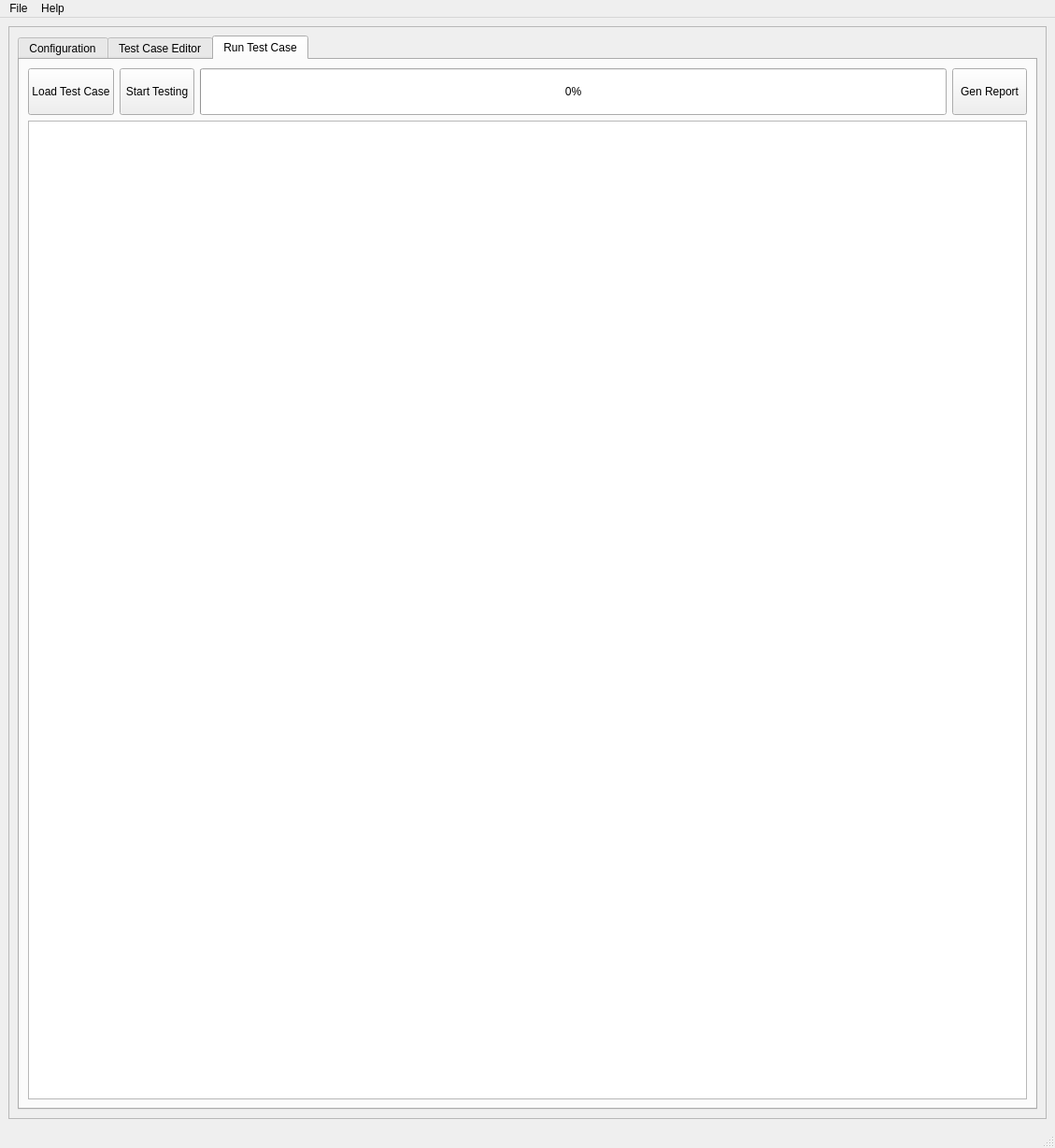
<?xml version="1.0" encoding="UTF-8"?>
<ui version="4.0">
 <class>MainWindow</class>
 <widget class="QMainWindow" name="MainWindow">
  <property name="geometry">
   <rect>
    <x>0</x>
    <y>0</y>
    <width>1129</width>
    <height>1228</height>
   </rect>
  </property>
  <property name="windowTitle">
   <string>MainWindow</string>
  </property>
  <widget class="QWidget" name="centralwidget">
   <layout class="QGridLayout" name="gridLayout_2">
    <item row="0" column="0">
     <widget class="QScrollArea" name="scrollArea_2">
      <property name="widgetResizable">
       <bool>true</bool>
      </property>
      <widget class="QWidget" name="scrollAreaWidgetContents_2">
       <property name="geometry">
        <rect>
         <x>0</x>
         <y>0</y>
         <width>1109</width>
         <height>1155</height>
        </rect>
       </property>
       <layout class="QGridLayout" name="gridLayout_7">
        <item row="0" column="0">
         <widget class="QTabWidget" name="tabWidget_2">
          <property name="currentIndex">
           <number>2</number>
          </property>
          <widget class="QWidget" name="IntraTest">
           <attribute name="title">
            <string>Configuration</string>
           </attribute>
           <layout class="QGridLayout" name="gridLayout_6">
            <item row="1" column="0">
             <widget class="QGroupBox" name="groupBox_Testing">
              <property name="minimumSize">
               <size>
                <width>0</width>
                <height>150</height>
               </size>
              </property>
              <property name="title">
               <string>Testing Configuration</string>
              </property>
              <layout class="QGridLayout" name="gridLayout_8">
               <item row="2" column="0">
                <layout class="QHBoxLayout" name="horizontalLayout_10">
                 <item>
                  <widget class="QLabel" name="label_9">
                   <property name="minimumSize">
                    <size>
                     <width>120</width>
                     <height>0</height>
                    </size>
                   </property>
                   <property name="text">
                    <string>Elf File For Testing</string>
                   </property>
                  </widget>
                 </item>
                 <item>
                  <widget class="QLineEdit" name="lineEdit_elf_file"/>
                 </item>
                 <item>
                  <widget class="QPushButton" name="pushButton_elf_file">
                   <property name="minimumSize">
                    <size>
                     <width>150</width>
                     <height>0</height>
                    </size>
                   </property>
                   <property name="text">
                    <string>Select Elf File for testing</string>
                   </property>
                  </widget>
                 </item>
                 <item>
                  <widget class="QCheckBox" name="checkBox_elf_file">
                   <property name="text">
                    <string>RelativePath</string>
                   </property>
                   <property name="checked">
                    <bool>true</bool>
                   </property>
                  </widget>
                 </item>
                </layout>
               </item>
               <item row="1" column="1">
                <spacer name="horizontalSpacer">
                 <property name="orientation">
                  <enum>Qt::Orientation::Horizontal</enum>
                 </property>
                 <property name="sizeType">
                  <enum>QSizePolicy::Policy::Minimum</enum>
                 </property>
                 <property name="sizeHint" stdset="0">
                  <size>
                   <width>80</width>
                   <height>0</height>
                  </size>
                 </property>
                </spacer>
               </item>
               <item row="0" column="0">
                <layout class="QHBoxLayout" name="horizontalLayout_8">
                 <item>
                  <widget class="QLabel" name="label_7">
                   <property name="minimumSize">
                    <size>
                     <width>120</width>
                     <height>0</height>
                    </size>
                   </property>
                   <property name="text">
                    <string>Trace32 Path</string>
                   </property>
                  </widget>
                 </item>
                 <item>
                  <widget class="QLineEdit" name="lineEdit_trace32_path"/>
                 </item>
                 <item>
                  <widget class="QPushButton" name="pushButton_trace32_path">
                   <property name="minimumSize">
                    <size>
                     <width>150</width>
                     <height>0</height>
                    </size>
                   </property>
                   <property name="text">
                    <string>Select Trace32 file</string>
                   </property>
                  </widget>
                 </item>
                 <item>
                  <widget class="QCheckBox" name="checkBox_trace32_path">
                   <property name="text">
                    <string>RelativePath</string>
                   </property>
                  </widget>
                 </item>
                </layout>
               </item>
               <item row="3" column="0">
                <layout class="QHBoxLayout" name="horizontalLayout_11">
                 <item>
                  <widget class="QLabel" name="label_10">
                   <property name="minimumSize">
                    <size>
                     <width>120</width>
                     <height>0</height>
                    </size>
                   </property>
                   <property name="text">
                    <string>CAN Device</string>
                   </property>
                  </widget>
                 </item>
                 <item>
                  <widget class="QComboBox" name="comboBox_can_device">
                   <item>
                    <property name="text">
                     <string>Vector VN1640A</string>
                    </property>
                   </item>
                   <item>
                    <property name="text">
                     <string>Vector VN1630A</string>
                    </property>
                   </item>
                  </widget>
                 </item>
                </layout>
               </item>
               <item row="1" column="0">
                <layout class="QHBoxLayout" name="horizontalLayout_9">
                 <item>
                  <widget class="QLabel" name="label_8">
                   <property name="minimumSize">
                    <size>
                     <width>120</width>
                     <height>0</height>
                    </size>
                   </property>
                   <property name="text">
                    <string>Setup CMM Script</string>
                   </property>
                  </widget>
                 </item>
                 <item>
                  <widget class="QLineEdit" name="lineEdit_setup_cmm"/>
                 </item>
                 <item>
                  <widget class="QPushButton" name="pushButton_setup_cmm">
                   <property name="minimumSize">
                    <size>
                     <width>150</width>
                     <height>0</height>
                    </size>
                   </property>
                   <property name="text">
                    <string>Select setup CMM scipt</string>
                   </property>
                  </widget>
                 </item>
                 <item>
                  <widget class="QCheckBox" name="checkBox_setup_cmm">
                   <property name="text">
                    <string>RelativePath</string>
                   </property>
                  </widget>
                 </item>
                </layout>
               </item>
              </layout>
             </widget>
            </item>
            <item row="0" column="0">
             <widget class="QGroupBox" name="groupBox">
              <property name="title">
               <string>Basic Configuration</string>
              </property>
              <layout class="QGridLayout" name="gridLayout_3">
               <item row="2" column="0">
                <layout class="QHBoxLayout" name="horizontalLayout_7">
                 <item>
                  <widget class="QLabel" name="label_6">
                   <property name="minimumSize">
                    <size>
                     <width>120</width>
                     <height>0</height>
                    </size>
                   </property>
                   <property name="text">
                    <string>Rte Gen Folder</string>
                   </property>
                  </widget>
                 </item>
                 <item>
                  <widget class="QLineEdit" name="lineEdit_rte_gen_folder"/>
                 </item>
                 <item>
                  <widget class="QPushButton" name="pushButton_rte_gen_folder">
                   <property name="minimumSize">
                    <size>
                     <width>150</width>
                     <height>0</height>
                    </size>
                   </property>
                   <property name="text">
                    <string>Select RTE Gen Folder</string>
                   </property>
                  </widget>
                 </item>
                 <item>
                  <widget class="QCheckBox" name="checkBox_rte_gen_folder">
                   <property name="text">
                    <string>RelativePath</string>
                   </property>
                   <property name="checked">
                    <bool>true</bool>
                   </property>
                  </widget>
                 </item>
                </layout>
               </item>
               <item row="1" column="0">
                <layout class="QHBoxLayout" name="horizontalLayout_3">
                 <item>
                  <widget class="QLabel" name="label_2">
                   <property name="minimumSize">
                    <size>
                     <width>120</width>
                     <height>0</height>
                    </size>
                   </property>
                   <property name="text">
                    <string>DBC</string>
                   </property>
                  </widget>
                 </item>
                 <item>
                  <widget class="QLineEdit" name="lineEdit_dbc"/>
                 </item>
                 <item>
                  <widget class="QPushButton" name="pushButton_dbc_file">
                   <property name="minimumSize">
                    <size>
                     <width>150</width>
                     <height>0</height>
                    </size>
                   </property>
                   <property name="text">
                    <string>Select DBC File</string>
                   </property>
                  </widget>
                 </item>
                 <item>
                  <widget class="QCheckBox" name="checkBox_dbc_file">
                   <property name="text">
                    <string>RelativePath</string>
                   </property>
                  </widget>
                 </item>
                </layout>
               </item>
               <item row="0" column="1" rowspan="3">
                <widget class="QPushButton" name="pushButton_generation">
                 <property name="sizePolicy">
                  <sizepolicy hsizetype="Minimum" vsizetype="Maximum">
                   <horstretch>0</horstretch>
                   <verstretch>0</verstretch>
                  </sizepolicy>
                 </property>
                 <property name="minimumSize">
                  <size>
                   <width>0</width>
                   <height>50</height>
                  </size>
                 </property>
                 <property name="font">
                  <font>
                   <pointsize>10</pointsize>
                   <bold>false</bold>
                  </font>
                 </property>
                 <property name="text">
                  <string>Generation</string>
                 </property>
                </widget>
               </item>
               <item row="3" column="0">
                <layout class="QHBoxLayout" name="horizontalLayout">
                 <item>
                  <widget class="QLabel" name="label_11">
                   <property name="minimumSize">
                    <size>
                     <width>120</width>
                     <height>0</height>
                    </size>
                   </property>
                   <property name="text">
                    <string>C generated Code Out Path</string>
                   </property>
                  </widget>
                 </item>
                 <item>
                  <widget class="QLineEdit" name="lineEdit_c_source_path"/>
                 </item>
                 <item>
                  <widget class="QPushButton" name="pushButton_c_source_path">
                   <property name="minimumSize">
                    <size>
                     <width>150</width>
                     <height>0</height>
                    </size>
                   </property>
                   <property name="text">
                    <string>Select Test Code Folder</string>
                   </property>
                  </widget>
                 </item>
                 <item>
                  <widget class="QCheckBox" name="checkBox_c_source_path">
                   <property name="text">
                    <string>RelativePath</string>
                   </property>
                   <property name="checked">
                    <bool>true</bool>
                   </property>
                  </widget>
                 </item>
                </layout>
               </item>
               <item row="0" column="0">
                <layout class="QHBoxLayout" name="horizontalLayout_2">
                 <item>
                  <widget class="QLabel" name="label">
                   <property name="minimumSize">
                    <size>
                     <width>120</width>
                     <height>0</height>
                    </size>
                   </property>
                   <property name="text">
                    <string>RTE Interface List</string>
                   </property>
                  </widget>
                 </item>
                 <item>
                  <widget class="QLineEdit" name="lineEdit_rte_file">
                   <property name="toolTip">
                    <string>Please select the RTE signal list file</string>
                   </property>
                  </widget>
                 </item>
                 <item>
                  <widget class="QPushButton" name="pushButton_rte_file">
                   <property name="minimumSize">
                    <size>
                     <width>150</width>
                     <height>0</height>
                    </size>
                   </property>
                   <property name="text">
                    <string>Select Rte Signal List</string>
                   </property>
                  </widget>
                 </item>
                 <item>
                  <widget class="QCheckBox" name="checkBox_rte_file">
                   <property name="text">
                    <string>RelativePath</string>
                   </property>
                  </widget>
                 </item>
                </layout>
               </item>
              </layout>
             </widget>
            </item>
            <item row="2" column="0">
             <widget class="QGroupBox" name="groupBox_2">
              <property name="sizePolicy">
               <sizepolicy hsizetype="Expanding" vsizetype="Expanding">
                <horstretch>0</horstretch>
                <verstretch>0</verstretch>
               </sizepolicy>
              </property>
              <property name="title">
               <string>Generation Setting</string>
              </property>
              <layout class="QGridLayout" name="gridLayout_15">
               <item row="0" column="0">
                <layout class="QHBoxLayout" name="horizontalLayout_4">
                 <item>
                  <widget class="QGroupBox" name="groupBox_4">
                   <property name="font">
                    <font>
                     <pointsize>10</pointsize>
                     <bold>true</bold>
                    </font>
                   </property>
                   <property name="title">
                    <string>Value Map</string>
                   </property>
                   <layout class="QGridLayout" name="gridLayout_5">
                    <item row="0" column="0">
                     <widget class="QTableWidget" name="tableWidget_value_map">
                      <property name="sizePolicy">
                       <sizepolicy hsizetype="Expanding" vsizetype="Minimum">
                        <horstretch>0</horstretch>
                        <verstretch>0</verstretch>
                       </sizepolicy>
                      </property>
                      <property name="font">
                       <font>
                        <pointsize>10</pointsize>
                        <bold>false</bold>
                       </font>
                      </property>
                      <column>
                       <property name="text">
                        <string>Value in RTE List</string>
                       </property>
                      </column>
                      <column>
                       <property name="text">
                        <string>Value in Code</string>
                       </property>
                      </column>
                     </widget>
                    </item>
                   </layout>
                  </widget>
                 </item>
                 <item>
                  <widget class="QGroupBox" name="groupBox_3">
                   <property name="font">
                    <font>
                     <pointsize>10</pointsize>
                     <bold>true</bold>
                    </font>
                   </property>
                   <property name="title">
                    <string>Data Type Map</string>
                   </property>
                   <layout class="QGridLayout" name="gridLayout_12">
                    <item row="0" column="0">
                     <widget class="QTableWidget" name="tableWidget_data_types_map">
                      <property name="sizePolicy">
                       <sizepolicy hsizetype="Expanding" vsizetype="Minimum">
                        <horstretch>0</horstretch>
                        <verstretch>0</verstretch>
                       </sizepolicy>
                      </property>
                      <property name="font">
                       <font>
                        <pointsize>10</pointsize>
                        <bold>false</bold>
                       </font>
                      </property>
                      <column>
                       <property name="text">
                        <string>Data Type in RTE List</string>
                       </property>
                      </column>
                      <column>
                       <property name="text">
                        <string>Data Type in Code</string>
                       </property>
                      </column>
                     </widget>
                    </item>
                   </layout>
                  </widget>
                 </item>
                </layout>
               </item>
               <item row="1" column="0">
                <layout class="QHBoxLayout" name="horizontalLayout_6">
                 <item>
                  <widget class="QGroupBox" name="groupBox_5">
                   <property name="font">
                    <font>
                     <pointsize>10</pointsize>
                     <bold>true</bold>
                    </font>
                   </property>
                   <property name="title">
                    <string>Runnable Name Map</string>
                   </property>
                   <layout class="QGridLayout" name="gridLayout_4">
                    <item row="0" column="0">
                     <widget class="QTableWidget" name="tableWidget_runnable_map">
                      <property name="sizePolicy">
                       <sizepolicy hsizetype="Expanding" vsizetype="Expanding">
                        <horstretch>0</horstretch>
                        <verstretch>0</verstretch>
                       </sizepolicy>
                      </property>
                      <property name="font">
                       <font>
                        <pointsize>10</pointsize>
                        <bold>false</bold>
                       </font>
                      </property>
                      <property name="toolTip">
                       <string>&lt;html&gt;&lt;head/&gt;&lt;body&gt;&lt;p&gt;One case is we updated the RTE list, but Nidec did not update their software yet, so they will still use the old runnable name, but in RTE list runnable is the new one, this will cause issue, so we have this mapping, so that we can generate test code with the real runnable name.&lt;/p&gt;&lt;/body&gt;&lt;/html&gt;</string>
                      </property>
                      <property name="layoutDirection">
                       <enum>Qt::LayoutDirection::LeftToRight</enum>
                      </property>
                      <property name="lineWidth">
                       <number>3</number>
                      </property>
                      <property name="autoScroll">
                       <bool>false</bool>
                      </property>
                      <row/>
                      <column>
                       <property name="text">
                        <string>Runnable Name in RTE List</string>
                       </property>
                      </column>
                      <column>
                       <property name="text">
                        <string>Runnable Name  in Code</string>
                       </property>
                      </column>
                      <item row="0" column="0">
                       <property name="text">
                        <string>Main10ms_NetworkIoHandler</string>
                       </property>
                      </item>
                      <item row="0" column="1">
                       <property name="text">
                        <string>NetIoMgr_MainFunction_Test</string>
                       </property>
                      </item>
                     </widget>
                    </item>
                   </layout>
                  </widget>
                 </item>
                 <item>
                  <widget class="QGroupBox" name="groupBox_7">
                   <property name="font">
                    <font>
                     <pointsize>10</pointsize>
                     <bold>true</bold>
                    </font>
                   </property>
                   <property name="title">
                    <string>Stub Function And Variable in RTE_Test_Stub </string>
                   </property>
                   <layout class="QGridLayout" name="gridLayout_13">
                    <item row="0" column="0">
                     <widget class="QTableWidget" name="tableWidget_rte_stub_source_addition">
                      <property name="font">
                       <font>
                        <pointsize>10</pointsize>
                        <bold>false</bold>
                       </font>
                      </property>
                      <column>
                       <property name="text">
                        <string>Function Name</string>
                       </property>
                      </column>
                      <column>
                       <property name="text">
                        <string>Variable Define</string>
                       </property>
                      </column>
                     </widget>
                    </item>
                   </layout>
                  </widget>
                 </item>
                </layout>
               </item>
               <item row="2" column="0">
                <layout class="QHBoxLayout" name="horizontalLayout_13">
                 <item>
                  <widget class="QGroupBox" name="groupBox_6">
                   <property name="font">
                    <font>
                     <pointsize>10</pointsize>
                     <bold>true</bold>
                    </font>
                   </property>
                   <property name="title">
                    <string>Additional Header for runnable</string>
                   </property>
                   <layout class="QGridLayout" name="gridLayout_9">
                    <item row="0" column="0">
                     <widget class="QTableWidget" name="tableWidget_runnable_addition_header">
                      <property name="sizePolicy">
                       <sizepolicy hsizetype="Expanding" vsizetype="Minimum">
                        <horstretch>0</horstretch>
                        <verstretch>0</verstretch>
                       </sizepolicy>
                      </property>
                      <property name="font">
                       <font>
                        <pointsize>10</pointsize>
                        <bold>false</bold>
                       </font>
                      </property>
                      <column>
                       <property name="text">
                        <string>Runnable Name</string>
                       </property>
                      </column>
                      <column>
                       <property name="text">
                        <string>Header Name</string>
                       </property>
                      </column>
                     </widget>
                    </item>
                   </layout>
                  </widget>
                 </item>
                 <item>
                  <widget class="QGroupBox" name="groupBox_8">
                   <property name="font">
                    <font>
                     <pointsize>10</pointsize>
                     <bold>true</bold>
                    </font>
                   </property>
                   <property name="title">
                    <string>Additional Code define for runnable</string>
                   </property>
                   <layout class="QGridLayout" name="gridLayout_14">
                    <item row="0" column="0">
                     <widget class="QTableWidget" name="tableWidget_runnable_addition_def">
                      <property name="sizePolicy">
                       <sizepolicy hsizetype="Expanding" vsizetype="Minimum">
                        <horstretch>0</horstretch>
                        <verstretch>0</verstretch>
                       </sizepolicy>
                      </property>
                      <property name="font">
                       <font>
                        <pointsize>10</pointsize>
                        <bold>false</bold>
                       </font>
                      </property>
                      <column>
                       <property name="text">
                        <string>Runnable Name</string>
                       </property>
                      </column>
                      <column>
                       <property name="text">
                        <string>Code Define</string>
                       </property>
                      </column>
                     </widget>
                    </item>
                   </layout>
                  </widget>
                 </item>
                </layout>
               </item>
              </layout>
             </widget>
            </item>
           </layout>
          </widget>
          <widget class="QWidget" name="tab_4">
           <attribute name="title">
            <string>Test Case Editor</string>
           </attribute>
           <layout class="QGridLayout" name="gridLayout_11">
            <item row="0" column="0">
             <layout class="QGridLayout" name="gridLayout_10">
              <item row="0" column="0">
               <layout class="QHBoxLayout" name="horizontalLayout_12">
                <item>
                 <widget class="QPushButton" name="pushButton_load_intra_test_case">
                  <property name="sizePolicy">
                   <sizepolicy hsizetype="Minimum" vsizetype="Preferred">
                    <horstretch>0</horstretch>
                    <verstretch>0</verstretch>
                   </sizepolicy>
                  </property>
                  <property name="minimumSize">
                   <size>
                    <width>0</width>
                    <height>50</height>
                   </size>
                  </property>
                  <property name="text">
                   <string>Load Test Case</string>
                  </property>
                 </widget>
                </item>
                <item>
                 <widget class="QPushButton" name="pushButton_start_intra_test">
                  <property name="sizePolicy">
                   <sizepolicy hsizetype="Minimum" vsizetype="Preferred">
                    <horstretch>0</horstretch>
                    <verstretch>0</verstretch>
                   </sizepolicy>
                  </property>
                  <property name="minimumSize">
                   <size>
                    <width>0</width>
                    <height>50</height>
                   </size>
                  </property>
                  <property name="text">
                   <string>Start Testing</string>
                  </property>
                 </widget>
                </item>
                <item>
                 <widget class="QProgressBar" name="progressBar_intra_test">
                  <property name="sizePolicy">
                   <sizepolicy hsizetype="Expanding" vsizetype="Preferred">
                    <horstretch>0</horstretch>
                    <verstretch>0</verstretch>
                   </sizepolicy>
                  </property>
                  <property name="minimumSize">
                   <size>
                    <width>0</width>
                    <height>50</height>
                   </size>
                  </property>
                  <property name="value">
                   <number>0</number>
                  </property>
                 </widget>
                </item>
                <item>
                 <widget class="QPushButton" name="pushButton_gen_intra_report">
                  <property name="minimumSize">
                   <size>
                    <width>0</width>
                    <height>50</height>
                   </size>
                  </property>
                  <property name="text">
                   <string>Gen Report</string>
                  </property>
                 </widget>
                </item>
               </layout>
              </item>
              <item row="1" column="0">
               <widget class="QTableView" name="tableView_intra_test_cases"/>
              </item>
             </layout>
            </item>
           </layout>
          </widget>
          <widget class="QWidget" name="tab">
           <attribute name="title">
            <string>Run Test Case</string>
           </attribute>
           <layout class="QGridLayout" name="gridLayout_17">
            <item row="0" column="0">
             <layout class="QGridLayout" name="gridLayout_16">
              <item row="0" column="0">
               <layout class="QHBoxLayout" name="horizontalLayout_14">
                <item>
                 <widget class="QPushButton" name="pushButton_load_inter_test_case">
                  <property name="sizePolicy">
                   <sizepolicy hsizetype="Minimum" vsizetype="Preferred">
                    <horstretch>0</horstretch>
                    <verstretch>0</verstretch>
                   </sizepolicy>
                  </property>
                  <property name="minimumSize">
                   <size>
                    <width>0</width>
                    <height>50</height>
                   </size>
                  </property>
                  <property name="text">
                   <string>Load Test Case</string>
                  </property>
                 </widget>
                </item>
                <item>
                 <widget class="QPushButton" name="pushButton_start_inter_test">
                  <property name="sizePolicy">
                   <sizepolicy hsizetype="Minimum" vsizetype="Preferred">
                    <horstretch>0</horstretch>
                    <verstretch>0</verstretch>
                   </sizepolicy>
                  </property>
                  <property name="minimumSize">
                   <size>
                    <width>0</width>
                    <height>50</height>
                   </size>
                  </property>
                  <property name="text">
                   <string>Start Testing</string>
                  </property>
                 </widget>
                </item>
                <item>
                 <widget class="QProgressBar" name="progressBar_inter_test">
                  <property name="sizePolicy">
                   <sizepolicy hsizetype="Expanding" vsizetype="Preferred">
                    <horstretch>0</horstretch>
                    <verstretch>0</verstretch>
                   </sizepolicy>
                  </property>
                  <property name="minimumSize">
                   <size>
                    <width>0</width>
                    <height>50</height>
                   </size>
                  </property>
                  <property name="value">
                   <number>0</number>
                  </property>
                 </widget>
                </item>
                <item>
                 <widget class="QPushButton" name="pushButton_gen_inter_report">
                  <property name="minimumSize">
                   <size>
                    <width>0</width>
                    <height>50</height>
                   </size>
                  </property>
                  <property name="text">
                   <string>Gen Report</string>
                  </property>
                 </widget>
                </item>
               </layout>
              </item>
              <item row="1" column="0">
               <widget class="QTableView" name="tableView_inter_test_cases"/>
              </item>
             </layout>
            </item>
           </layout>
          </widget>
         </widget>
        </item>
       </layout>
      </widget>
     </widget>
    </item>
   </layout>
  </widget>
  <widget class="QMenuBar" name="menubar">
   <property name="geometry">
    <rect>
     <x>0</x>
     <y>0</y>
     <width>1129</width>
     <height>33</height>
    </rect>
   </property>
   <widget class="QMenu" name="menuFile">
    <property name="title">
     <string>File</string>
    </property>
    <addaction name="actionLoad_Configuration"/>
    <addaction name="actionSave_Configuration"/>
    <addaction name="separator"/>
    <addaction name="actionQuit"/>
   </widget>
   <widget class="QMenu" name="menuHelp">
    <property name="title">
     <string>Help</string>
    </property>
    <addaction name="actionUser_Manual"/>
    <addaction name="actionAbout"/>
    <addaction name="separator"/>
   </widget>
   <addaction name="menuFile"/>
   <addaction name="menuHelp"/>
  </widget>
  <widget class="QStatusBar" name="statusbar"/>
  <action name="actionLoad_Configuration">
   <property name="text">
    <string>Load Configuration</string>
   </property>
  </action>
  <action name="actionSave_Configuration">
   <property name="text">
    <string>Save Configuration</string>
   </property>
  </action>
  <action name="actionAbout">
   <property name="text">
    <string>About</string>
   </property>
  </action>
  <action name="actionQuit">
   <property name="text">
    <string>Quit</string>
   </property>
  </action>
  <action name="actionUser_Manual">
   <property name="text">
    <string>User Manual</string>
   </property>
  </action>
 </widget>
 <resources/>
 <connections>
  <connection>
   <sender>actionQuit</sender>
   <signal>triggered()</signal>
   <receiver>MainWindow</receiver>
   <slot>close()</slot>
   <hints>
    <hint type="sourcelabel">
     <x>-1</x>
     <y>-1</y>
    </hint>
    <hint type="destinationlabel">
     <x>564</x>
     <y>613</y>
    </hint>
   </hints>
  </connection>
 </connections>
</ui>
